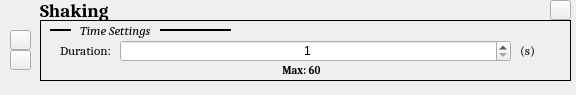
<?xml version="1.0" encoding="UTF-8"?>
<ui version="4.0">
 <class>Form</class>
 <widget class="QWidget" name="Form">
  <property name="geometry">
   <rect>
    <x>0</x>
    <y>0</y>
    <width>576</width>
    <height>95</height>
   </rect>
  </property>
  <property name="windowTitle">
   <string>Form</string>
  </property>
  <widget class="QLabel" name="label_2">
   <property name="geometry">
    <rect>
     <x>40</x>
     <y>0</y>
     <width>201</width>
     <height>21</height>
    </rect>
   </property>
   <property name="font">
    <font>
     <family>Cambria</family>
     <pointsize>14</pointsize>
     <weight>75</weight>
     <italic>false</italic>
     <bold>true</bold>
    </font>
   </property>
   <property name="frameShape">
    <enum>QFrame::NoFrame</enum>
   </property>
   <property name="frameShadow">
    <enum>QFrame::Sunken</enum>
   </property>
   <property name="lineWidth">
    <number>1</number>
   </property>
   <property name="text">
    <string>Shaking</string>
   </property>
  </widget>
  <widget class="QLabel" name="label_7">
   <property name="geometry">
    <rect>
     <x>50</x>
     <y>20</y>
     <width>21</width>
     <height>21</height>
    </rect>
   </property>
   <property name="font">
    <font>
     <family>Cambria</family>
     <pointsize>10</pointsize>
     <weight>50</weight>
     <italic>true</italic>
     <bold>false</bold>
    </font>
   </property>
   <property name="frameShape">
    <enum>QFrame::HLine</enum>
   </property>
   <property name="frameShadow">
    <enum>QFrame::Plain</enum>
   </property>
   <property name="lineWidth">
    <number>2</number>
   </property>
   <property name="text">
    <string/>
   </property>
  </widget>
  <widget class="QLabel" name="label_5">
   <property name="geometry">
    <rect>
     <x>160</x>
     <y>20</y>
     <width>71</width>
     <height>21</height>
    </rect>
   </property>
   <property name="font">
    <font>
     <family>Cambria</family>
     <pointsize>10</pointsize>
     <weight>50</weight>
     <italic>true</italic>
     <bold>false</bold>
    </font>
   </property>
   <property name="frameShape">
    <enum>QFrame::HLine</enum>
   </property>
   <property name="frameShadow">
    <enum>QFrame::Plain</enum>
   </property>
   <property name="lineWidth">
    <number>2</number>
   </property>
   <property name="text">
    <string/>
   </property>
  </widget>
  <widget class="QLabel" name="label_11">
   <property name="geometry">
    <rect>
     <x>60</x>
     <y>40</y>
     <width>71</width>
     <height>21</height>
    </rect>
   </property>
   <property name="font">
    <font>
     <family>Cambria</family>
     <pointsize>10</pointsize>
    </font>
   </property>
   <property name="frameShape">
    <enum>QFrame::NoFrame</enum>
   </property>
   <property name="frameShadow">
    <enum>QFrame::Sunken</enum>
   </property>
   <property name="lineWidth">
    <number>1</number>
   </property>
   <property name="text">
    <string>Duration: </string>
   </property>
  </widget>
  <widget class="QLabel" name="label_4">
   <property name="geometry">
    <rect>
     <x>80</x>
     <y>20</y>
     <width>81</width>
     <height>21</height>
    </rect>
   </property>
   <property name="font">
    <font>
     <family>Cambria</family>
     <pointsize>10</pointsize>
     <weight>50</weight>
     <italic>true</italic>
     <bold>false</bold>
    </font>
   </property>
   <property name="frameShape">
    <enum>QFrame::NoFrame</enum>
   </property>
   <property name="frameShadow">
    <enum>QFrame::Sunken</enum>
   </property>
   <property name="lineWidth">
    <number>1</number>
   </property>
   <property name="text">
    <string>Time Settings</string>
   </property>
  </widget>
  <widget class="QLabel" name="label_6">
   <property name="geometry">
    <rect>
     <x>40</x>
     <y>20</y>
     <width>531</width>
     <height>61</height>
    </rect>
   </property>
   <property name="font">
    <font>
     <family>Cambria</family>
    </font>
   </property>
   <property name="frameShape">
    <enum>QFrame::Panel</enum>
   </property>
   <property name="frameShadow">
    <enum>QFrame::Plain</enum>
   </property>
   <property name="lineWidth">
    <number>1</number>
   </property>
   <property name="text">
    <string/>
   </property>
  </widget>
  <widget class="QSpinBox" name="spinBox_2">
   <property name="geometry">
    <rect>
     <x>120</x>
     <y>40</y>
     <width>391</width>
     <height>22</height>
    </rect>
   </property>
   <property name="alignment">
    <set>Qt::AlignCenter</set>
   </property>
   <property name="minimum">
    <number>1</number>
   </property>
   <property name="maximum">
    <number>60</number>
   </property>
  </widget>
  <widget class="QLabel" name="label_14">
   <property name="geometry">
    <rect>
     <x>520</x>
     <y>40</y>
     <width>31</width>
     <height>21</height>
    </rect>
   </property>
   <property name="font">
    <font>
     <family>Cambria</family>
     <pointsize>10</pointsize>
    </font>
   </property>
   <property name="frameShape">
    <enum>QFrame::NoFrame</enum>
   </property>
   <property name="frameShadow">
    <enum>QFrame::Sunken</enum>
   </property>
   <property name="lineWidth">
    <number>1</number>
   </property>
   <property name="text">
    <string>(s)</string>
   </property>
  </widget>
  <widget class="QLabel" name="label_15">
   <property name="geometry">
    <rect>
     <x>280</x>
     <y>60</y>
     <width>61</width>
     <height>21</height>
    </rect>
   </property>
   <property name="font">
    <font>
     <family>Cambria</family>
     <pointsize>8</pointsize>
     <weight>75</weight>
     <bold>true</bold>
    </font>
   </property>
   <property name="frameShape">
    <enum>QFrame::NoFrame</enum>
   </property>
   <property name="frameShadow">
    <enum>QFrame::Sunken</enum>
   </property>
   <property name="lineWidth">
    <number>1</number>
   </property>
   <property name="text">
    <string> Max: 60</string>
   </property>
  </widget>
  <widget class="QPushButton" name="pushButton">
   <property name="geometry">
    <rect>
     <x>550</x>
     <y>0</y>
     <width>21</width>
     <height>20</height>
    </rect>
   </property>
   <property name="text">
    <string/>
   </property>
   <property name="icon">
    <iconset>
     <normaloff>x-mark-4-512.png</normaloff>x-mark-4-512.png</iconset>
   </property>
   <property name="iconSize">
    <size>
     <width>12</width>
     <height>12</height>
    </size>
   </property>
  </widget>
  <widget class="QPushButton" name="pushButton_2">
   <property name="geometry">
    <rect>
     <x>10</x>
     <y>30</y>
     <width>21</width>
     <height>20</height>
    </rect>
   </property>
   <property name="text">
    <string/>
   </property>
   <property name="icon">
    <iconset>
     <normaloff>MoveUpLogo.svg</normaloff>MoveUpLogo.svg</iconset>
   </property>
  </widget>
  <widget class="QPushButton" name="pushButton_3">
   <property name="geometry">
    <rect>
     <x>10</x>
     <y>50</y>
     <width>21</width>
     <height>20</height>
    </rect>
   </property>
   <property name="text">
    <string/>
   </property>
   <property name="icon">
    <iconset>
     <normaloff>MoveDownLogo.svg</normaloff>MoveDownLogo.svg</iconset>
   </property>
  </widget>
  <zorder>label_6</zorder>
  <zorder>label_2</zorder>
  <zorder>label_7</zorder>
  <zorder>label_5</zorder>
  <zorder>label_11</zorder>
  <zorder>label_4</zorder>
  <zorder>spinBox_2</zorder>
  <zorder>label_14</zorder>
  <zorder>label_15</zorder>
  <zorder>pushButton</zorder>
  <zorder>pushButton_2</zorder>
  <zorder>pushButton_3</zorder>
 </widget>
 <resources/>
 <connections/>
</ui>
